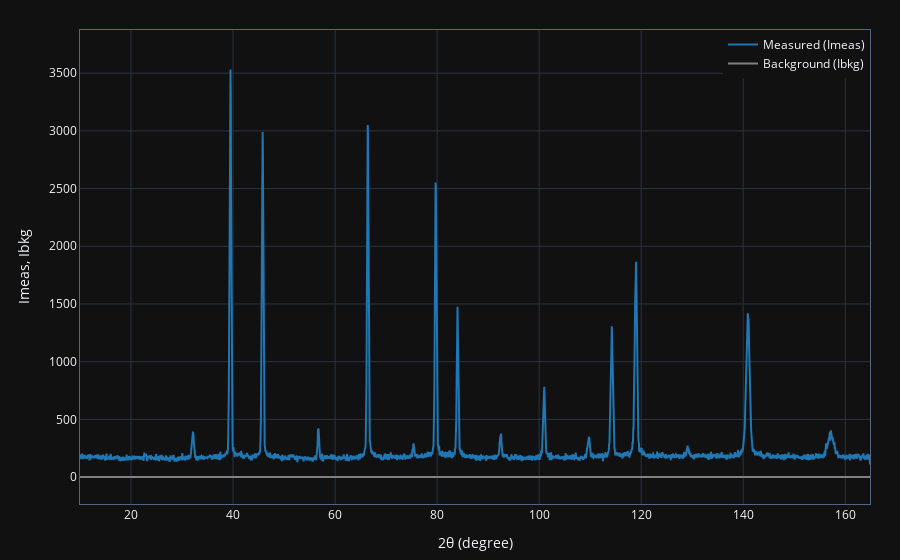

Here is the notebook cell this chart was saved with:
### Code cell
job.show_experiment_chart()

### Figure 1 — Plotly figure (JSON) as saved in the notebook; plotly's stock layout.template omitted (floating-point values rounded to 4 significant figures; data arrays with more than 128 entries replaced by an {"elided": "..."} marker saying what was removed)
{"data": [{"line": {"color": "gray"}, "mode": "lines", "name": "Background (Ibkg)", "x": {"elided": "3098 float values"}, "y": {"elided": "3098 float values"}, "type": "scatter"}, {"line": {"color": "rgb(31, 119, 180)"}, "mode": "lines", "name": "Measured (Imeas)", "x": {"elided": "3098 float values"}, "y": {"elided": "3098 float values"}, "type": "scatter"}, {"fill": "tonexty", "fillcolor": "rgba(31, 119, 180, 0.3)", "hoverinfo": "skip", "line": {"width": 0}, "mode": "lines", "showlegend": false, "x": {"elided": "3098 float values"}, "y": {"elided": "3098 float values"}, "type": "scatter"}, {"hoverinfo": "skip", "line": {"width": 0}, "mode": "lines", "showlegend": false, "x": {"elided": "3098 float values"}, "y": {"elided": "3098 float values"}, "type": "scatter"}], "layout": {"autosize": true, "legend": {"x": 1.0, "xanchor": "right", "y": 1.0, "yanchor": "top"}, "margin": {"autoexpand": true, "b": 45, "r": 30, "t": 30}, "xaxis": {"title": {"text": "2θ (degree)"}, "showline": true, "mirror": true, "zeroline": false}, "yaxis": {"range": [-233.3, 3874.0], "title": {"text": "Imeas, Ibkg"}, "showline": true, "mirror": true, "zeroline": false}}}
